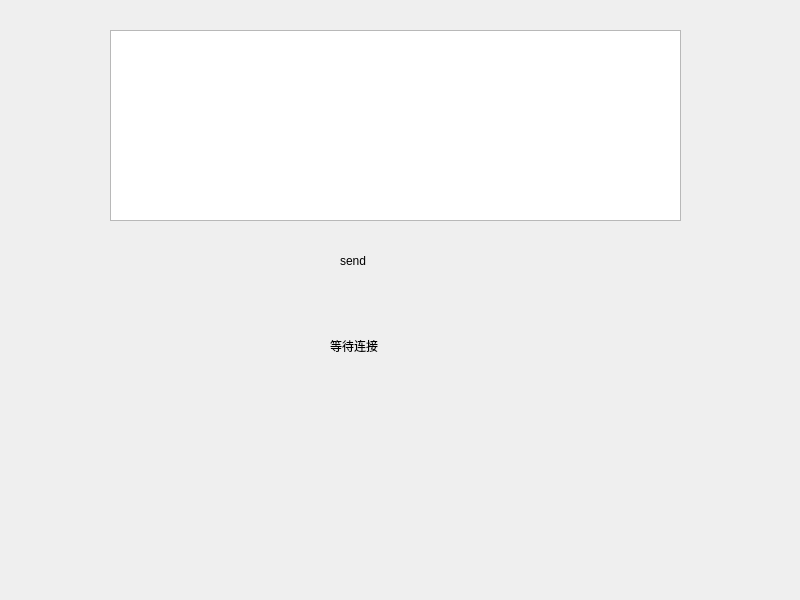
<?xml version="1.0" encoding="UTF-8"?>
<ui version="4.0">
 <class>Widget</class>
 <widget class="QWidget" name="Widget">
  <property name="geometry">
   <rect>
    <x>0</x>
    <y>0</y>
    <width>800</width>
    <height>600</height>
   </rect>
  </property>
  <property name="windowTitle">
   <string>Widget</string>
  </property>
  <widget class="QLabel" name="statusLabel">
   <property name="geometry">
    <rect>
     <x>330</x>
     <y>320</y>
     <width>181</width>
     <height>51</height>
    </rect>
   </property>
   <property name="text">
    <string>等待连接</string>
   </property>
  </widget>
  <widget class="QTextEdit" name="textEdit_send">
   <property name="geometry">
    <rect>
     <x>110</x>
     <y>30</y>
     <width>571</width>
     <height>191</height>
    </rect>
   </property>
  </widget>
  <widget class="QLabel" name="label_2">
   <property name="geometry">
    <rect>
     <x>340</x>
     <y>240</y>
     <width>181</width>
     <height>41</height>
    </rect>
   </property>
   <property name="text">
    <string>send</string>
   </property>
  </widget>
 </widget>
 <resources/>
 <connections/>
</ui>
